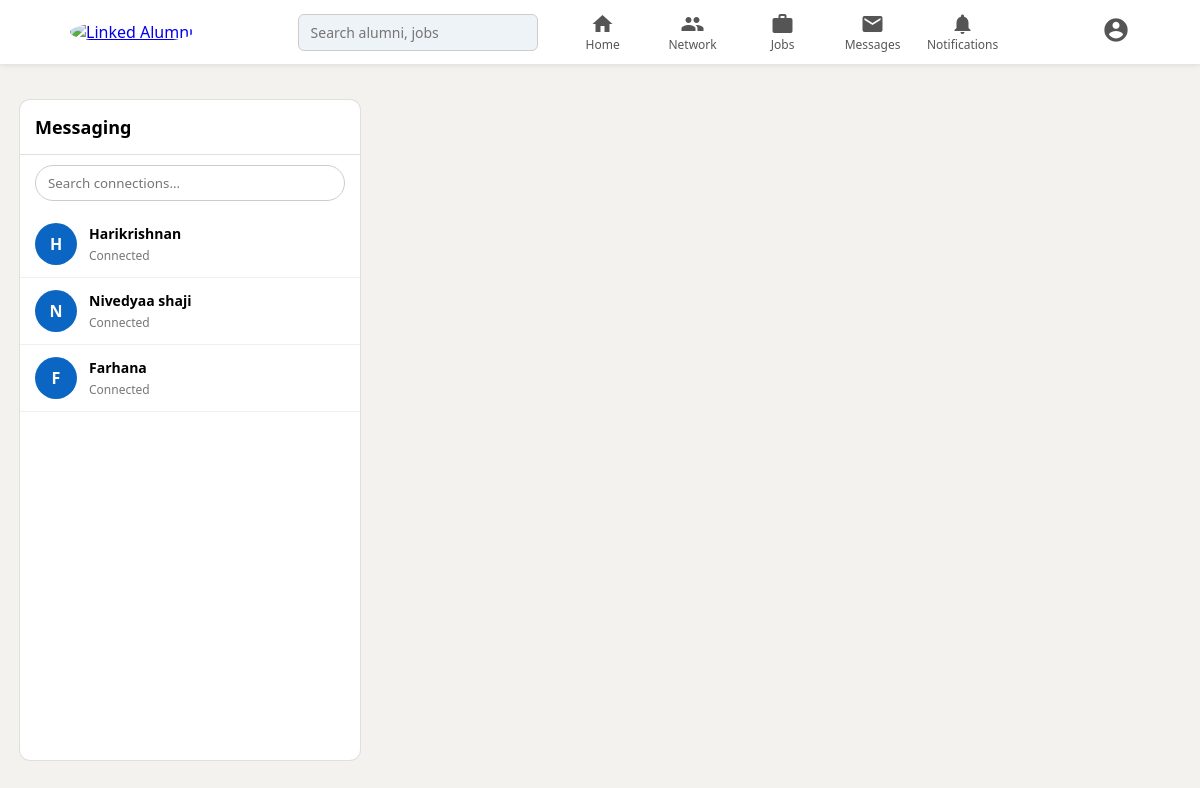
/messages/ (signed in), run on the app's committed database.
### alumniapp/models.py (models this page shows, shortened)
class RegisterModel(models.Model):
    ROLE_CHOICES = (
        ('student', 'Student'),
        ('alumni', 'Alumni'),
        ('staff',"Staff")
    )
    username = models.CharField(max_length=50)
    college_id = models.CharField(max_length=50)
    email = models.EmailField(unique=True)
    password = models.CharField(max_length=256)
    role = models.CharField(max_length=10, choices=ROLE_CHOICES)
    reset_token = models.CharField(max_length=200, blank=True, null=True)

### alumniapp/views.py (the view, shortened to what this page needs)
# urls.py: path('messages/', messages_dashboard, name='messages_dashboard'),
def messages_dashboard(request):
    alumni_id = request.session.get("user_id")
    user = RegisterModel.objects.get(id=alumni_id)
    friends = RegisterModel.objects.filter(
        followers__follower=user,   # users who follow me
        following__following=user   # users I follow
    ).exclude(id=user.id).distinct()
    print("FRIENDS FOUND:", list(friends.values_list("id", flat=True)))
    return render(request, "messages/dashboard.html", {
        "friends": friends
    })

### alumniapp/context_processors.py (called while the page is built)
def notification_count(request):
    user_id = request.session.get("user_id")
    if not user_id:
        return {}
    count = Notification.objects.filter(
        recipient_id=user_id,
        is_read=False
    ).count()
    return {'notification_count': count}

def unread_message_count(request):
    user_id = request.session.get("user_id")
    if not user_id:
        return {}
    count = Message.objects.filter(
        receiver_id=user_id,
        is_read=False
    ).count()
    return {
        "unread_message_count": count
    }

### alumniapp/templates/messages/dashboard.html (shortened to what this page needs)
<!DOCTYPE html>
<html lang="en">
<head>
</head>
<body>
{% include 'partials/navbar.html' %}
<div class="page-wrapper">
    <div class="messaging-container">
        <div class="sidebar">
            <h3 class="sidebar-title">Messaging</h3>
            <form method="get" class="search-form">
                <input type="text" name="q" id="searchInput"
                       placeholder="Search connections..." autocomplete="off">
            </form>
            <div class="user-list" id="userList">
                {% for user in friends %}
                    <a href="{% url 'chat' user.id %}" class="user-card">
                        <div class="avatar">{{ user.username|first|upper }}</div>
                        <div class="user-info">
                            <strong>{{ user.username }}</strong>
                            <span class="status">Connected</span>
                        </div>
                    </a>
                {% empty %}
                    <p class="empty">No connections found</p>
                {% endfor %}
            </div>
        </div>
    </div>
</div>
</body>
</html>

### alumniapp/templates/messages/dashboard.html (style rules this page uses)
* { margin: 0; padding: 0; box-sizing: border-box; font-family: "Segoe UI", Arial, sans-serif; }
body { background: #f3f2ef; }
.page-wrapper { margin-top: 80px; }
.messaging-container { display: flex; height: calc(100vh - 100px); padding: 20px; }
.sidebar { width: 340px; background: #ffffff; border-radius: 10px; box-shadow: 0 0 0 1px rgba(0,0,0,0.08); display: flex; flex-direction: column; }
.sidebar-title { padding: 15px; font-size: 18px; border-bottom: 1px solid #e0e0e0; }
.search-form { padding: 10px 15px; }
.search-form input { width: 100%; padding: 8px 12px; border-radius: 20px; border: 1px solid #ccc; outline: none; }
.user-list { overflow-y: auto; }
.user-card { display: flex; align-items: center; padding: 12px 15px; text-decoration: none; color: #000; border-bottom: 1px solid #f0f0f0; transition: background 0.2s; }
.avatar { width: 42px; height: 42px; border-radius: 50%; background: #0a66c2; color: #fff; display: flex; align-items: center; justify-content: center; font-weight: bold; margin-right: 12px; }
.user-info strong { display: block; font-size: 14px; }
.user-info .status { font-size: 12px; color: #777; }

### data on the page
RegisterModel: username|first "H", username "Harikrishnan"
RegisterModel: username|first "N", username "Nivedyaa shaji"
RegisterModel: username|first "F", username "Farhana"
